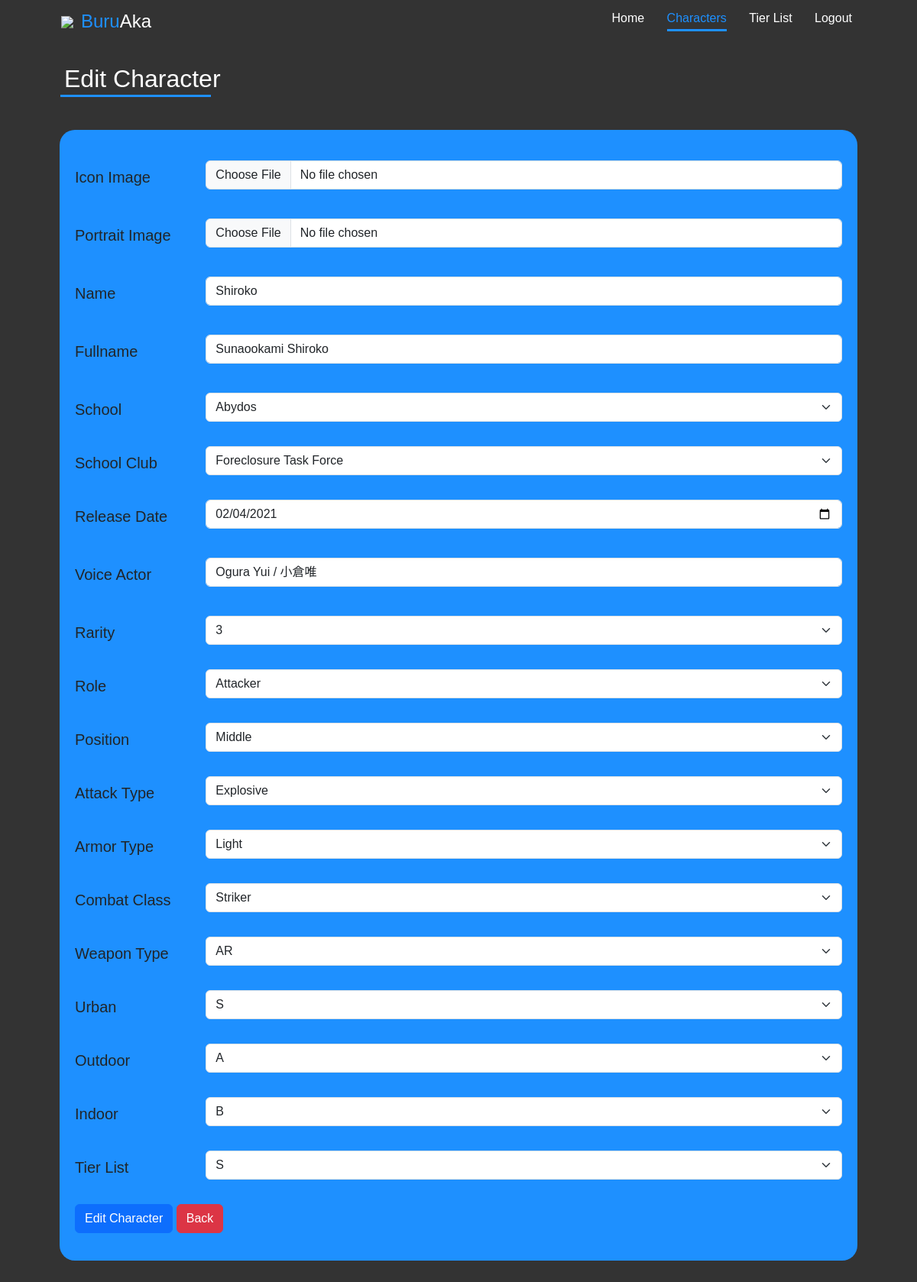
Page /edit_chara.php?id=1 (signed in) on the committed database.
### tables this page shows
CREATE TABLE `chara` (
  `id` int(10) NOT NULL,
  `fotoicon` varchar(255) NOT NULL,
  `fotoportrait` varchar(255) NOT NULL,
  `nama` varchar(255) NOT NULL,
  `fullname` varchar(255) NOT NULL,
  `school` varchar(255) NOT NULL,
  `schoolclub` varchar(255) NOT NULL,
  `releasedate` date NOT NULL,
  `va` varchar(255) NOT NULL,
  `rarity` varchar(255) NOT NULL,
  `role` varchar(255) NOT NULL,
  `position` varchar(255) NOT NULL,
  `atktype` varchar(255) NOT NULL,
  `armortype` varchar(255) NOT NULL,
  `combatclass` varchar(255) NOT NULL,
  `weapontype` varchar(255) NOT NULL,
  `urban` varchar(255) NOT NULL,
  `outdoor` varchar(255) NOT NULL,
  `indoor` varchar(255) NOT NULL,
  `tierlist` varchar(255) NOT NULL
);

### edit_chara.php (the view, shortened to what the rows shown need)
<?php
    require "function.php";
    $id = $_GET['id'];
    $sql = mysqli_query($conn, "SELECT * FROM chara WHERE id = $id");
    $data = mysqli_fetch_array($sql);
    $school_options = array("Abydos", "Arius", "Gehenna", "Hyakkiyako", "Milenium", "Red Winter", "Shanhaijing", "SRT", "Trinity", "Valkyrie");
    $school_club_options = array("Foreclosure Task Force", "Pandemonium Society", "Prefect Team", "Problem Solver 68", "Gourmet Research Society", "School Lunch Club", "Emergency Medicine Club");
    $rarity_options = array("1", "2", "3");
    $role_options = array("Attacker", "Healer", "Support", "Tactical Support", "Tank");
    $position_options = array("Back", "Front", "Middle");
    $attack_type_options = array("Explosive", "Mystic", "Penetration");
    $armor_type_options = array("Light", "Heavy", "Special");
    $combat_class_options = array("Special", "Striker");
    $weapon_type_options = array("AR", "FT", "GL", "HG", "MG", "MT", "RG", "RL", "SG", "SMG", "SR");
    $urban_options = array("B", "A", "S");
    $outdoor_options = array("B", "A", "S");
    $indoor_options = array("B", "A", "S");
    $tier_list_options = array("S+", "S", "A", "B", "C", "D");
?>
<!DOCTYPE html>
<html lang="en">
<head>
    <link href="https://cdn.jsdelivr.net/npm/bootstrap@5.3.0-alpha3/dist/css/bootstrap.min.css" rel="stylesheet">
    <link rel="stylesheet" href="style.css">
</head>
<body>
    <div class="addchara">
        <h2>Edit Character</h2>
        <br><br>
        <div class="container">
            <form method="POST" action="" enctype="multipart/form-data">
                <div class="mb-3 pt-3 row">
                    <div class="col-sm-10">
                        <input type="text" class="form-control" id="Name" name="name" value="<?php echo $data["nama"]; ?>" required>
                    </div>
                </div>
                <div class="mb-3 pt-3 row">
                    <div class="col-sm-10">
                        <input type="text" class="form-control" id="Fullname" name="fullname" value="<?php echo $data["fullname"]; ?>" required>
                    </div>
                </div>
                <div class="mb-3 pt-3 row">
                    <div class="col-sm-10">
                        <select class="form-select form-select-md mb-3" aria-label=".form-select-lg example" name="school" required>
                            <?php
                                foreach($school_options as $sopti){
                                    if($data['school'] == $sopti){
                                        echo "<option selected value='$sopti'>$sopti</option>";
                                    }
                                    else{
                                        echo "<option value='$sopti'>$sopti</option>";
                                    }
                                }
                            ?>
                        </select>
                    </div>
                </div>
                <div class="mb-3 row">
                    <div class="col-sm-10">
                        <select class="form-select form-select-md mb-3" aria-label=".form-select-lg example" name="schoolclub" required>
                            <?php
                                foreach($school_club_options as $scopti){
                                    if($data['schoolclub'] == $scopti){
                                        echo "<option selected value='$scopti'>$scopti</option>";
                                    }
                                    else{
                                        echo "<option value='$scopti'>$scopti</option>";
                                    }
                                }
                            ?>
                        </select>
                    </div>
                </div>
                <div class="mb-3 row">
                    <div class="col-sm-10">
                        <input type="date" class="form-control" id="Releasedate" name="releasedate" value="<?php echo $data["releasedate"]; ?>" required>
                    </div>
                </div>
                <div class="mb-3 pt-3 row">
                    <div class="col-sm-10">
                        <input type="text" class="form-control" id="Va" name="va" value="<?php echo $data["va"]; ?>" required>
                    </div>
                </div>
                <div class="mb-3 pt-3 row">
                    <div class="col-sm-10">
                        <select class="form-select form-select-md mb-3" aria-label=".form-select-lg example" name="rarity" required>
                            <?php
                                foreach($rarity_options as $ropti){
                                    if($data['rarity'] == $ropti){
                                        echo "<option selected value='$ropti'>$ropti</option>";
                                    }
                                    else{
                                        echo "<option value='$ropti'>$ropti</option>";
                                    }
                                }
                            ?>
                        </select>
                    </div>
                </div>
                <div class="mb-3 row">
                    <div class="col-sm-10">
                        <select class="form-select form-select-md mb-3" aria-label=".form-select-lg example" name="role" required>
                            <?php
                                foreach($role_options as $roopti){
                                    if($data['role'] == $roopti){
                                        echo "<option selected value='$roopti'>$roopti</option>";
                                    }
                                    else{
                                        echo "<option value='$roopti'>$roopti</option>";
                                    }
                                }
                            ?>
                        </select>
                    </div>
                </div>
                <div class="mb-3 row">
                    <div class="col-sm-10">
                        <select class="form-select form-select-md mb-3" aria-label=".form-select-lg example" name="position" required>
                            <?php
                                foreach($position_options as $popti){
                                    if($data['position'] == $popti){
                                        echo "<option selected value='$popti'>$popti</option>";
                                    }
                                    else{
                                        echo "<option value='$popti'>$popti</option>";
                                    }
                                }
                            ?>
                        </select>
                    </div>
                </div>
                <div class="mb-3 row">
                    <div class="col-sm-10">
                        <select class="form-select form-select-md mb-3" aria-label=".form-select-lg example" name="atktype" required>
                            <?php
                                foreach($attack_type_options as $atopti){
                                    if($data['atktype'] == $atopti){
                                        echo "<option selected value='$atopti'>$atopti</option>";
                                    }
                                    else{
                                        echo "<option value='$atopti'>$atopti</option>";
                                    }
                                }
                            ?>
                        </select>
                    </div>
                </div>
                <div class="mb-3 row">
                    <div class="col-sm-10">
                        <select class="form-select form-select-md mb-3" aria-label=".form-select-lg example" name="armortype" required>
                            <?php
                                foreach($armor_type_options as $atyopti){
                                    if($data['armortype'] == $atyopti){
                                        echo "<option selected value='$atyopti'>$atyopti</option>";
                                    }
                                    else{
                                        echo "<option value='$scopti'>$atyopti</option>";
                                    }
                                }
                            ?>
                        </select>
                    </div>
                </div>
                <div class="mb-3 row">
                    <div class="col-sm-10">
                        <select class="form-select form-select-md mb-3" aria-label=".form-select-lg example" name="combatclass" required>
                            <?php
                                foreach($combat_class_options as $ccopti){
                                    if($data['combatclass'] == $ccopti){
                                        echo "<option selected value='$ccopti'>$ccopti</option>";
                                    }
                                    else{
                                        echo "<option value='$ccopti'>$ccopti</option>";
                                    }
                                }
                            ?>
                        </select>
                    </div>
                </div>
                <div class="mb-3 row">
                    <div class="col-sm-10">
                        <select class="form-select form-select-md mb-3" aria-label=".form-select-lg example" name="weapontype" required>
                            <?php
                                foreach($weapon_type_options as $wtopti){
                                    if($data['weapontype'] == $wtopti){
                                        echo "<option selected value='$wtopti'>$wtopti</option>";
                                    }
                                    else{
                                        echo "<option value='$wtopti'>$wtopti</option>";
                                    }
                                }
                            ?>
                        </select>
                    </div>
                </div>
                <div class="mb-3 row">
                    <div class="col-sm-10">
                        <select class="form-select form-select-md mb-3" aria-label=".form-select-lg example" name="urban" required>
                            <?php
                                foreach($urban_options as $uopti){
                                    if($data['urban'] == $uopti){
                                        echo "<option selected value='$uopti'>$uopti</option>";
                                    }
                                    else{
                                        echo "<option value='$uopti'>$uopti</option>";
                                    }
                                }
                            ?>
                        </select>
                    </div>
                </div>
                <div class="mb-3 row">
                    <div class="col-sm-10">
                        <select class="form-select form-select-md mb-3" aria-label=".form-select-lg example" name="outdoor" required>
                            <?php
                                foreach($outdoor_options as $oopti){
                                    if($data['outdoor'] == $oopti){
                                        echo "<option selected value='$oopti'>$oopti</option>";
                                    }
                                    else{
                                        echo "<option value='$oopti'>$oopti</option>";
                                    }
                                }
                            ?>
                        </select>
                    </div>
                </div>
                <div class="mb-3 row">
                    <div class="col-sm-10">
                        <select class="form-select form-select-md mb-3" aria-label=".form-select-lg example" name="indoor" required>
                            <?php
                                foreach($indoor_options as $iopti){
                                    if($data['indoor'] == $iopti){
                                        echo "<option selected value='$iopti'>$iopti</option>";
                                    }
                                    else{
                                        echo "<option value='$iopti'>$iopti</option>";
                                    }
                                }
                            ?>
                        </select>
                    </div>
                </div>
                <div class="mb-3 row">
                    <div class="col-sm-10">
                        <select class="form-select form-select-md mb-3" aria-label=".form-select-lg example" name="tierlist" required>
                            <?php
                                foreach($tier_list_options as $tlopti){
                                    if($data['tierlist'] == $tlopti){
                                        echo "<option selected value='$tlopti'>$tlopti</option>";
                                    }
                                    else{
                                        echo "<option value='$tlopti'>$tlopti</option>";
                                    }
                                }
                            ?>
                        </select>
                    </div>
                </div>
            </form>
        </div>
    </div>
</body>
</html>

### rows in the picture
chara: name "Shiroko", fullname "Sunaookami Shiroko", school "Abydos", schoolclub "Foreclosure Task Force", releasedate "02/04/2021", va "Ogura Yui / 小倉唯", rarity "3", role "Attacker", position "Middle", atktype "Explosive", armortype "Light", combatclass "Striker", weapontype "AR", urban "S", outdoor "A", indoor "B", tierlist "S"
